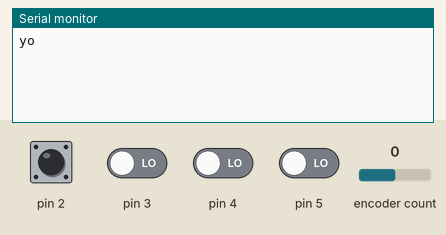
Recording of a sketch running on a simulated Arduino Leonardo, built with avr-gcc and run on an emulated ATmega32U4. On the bench: the last lines printed to the serial monitor. The test bench sets the inputs (shaded band); at power-on: pin 2 HIGH, pin 3–5 LOW, encoder count 0. USB keyboard and mouse output is not drawn.

Above: at 1.2 s.
1.3 s: encoder count set to 1
At 2.2 s:
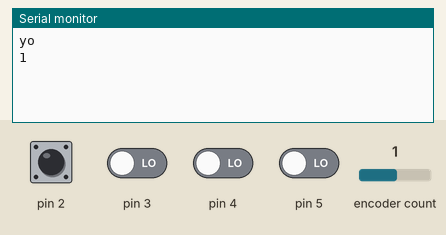
2.8 s: encoder count set to 2
At 3.4 s:
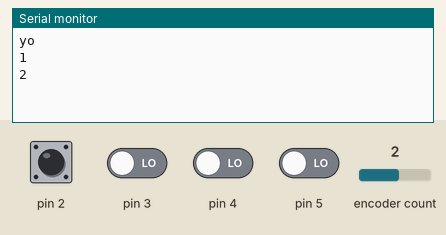

The sketch:

A_joystick.ino
```cpp
/*

// DON'T USE THIS DOC YET. IT'S NOT READY.

http://www.asciitable.com/

*/

#include <Keyboard.h>
#include <RotaryEncoder.h>

// Setup a RoraryEncoder for pins A2 and A3:
RotaryEncoder encoder(A0, A1);

#define OFF 0
#define ON 1

bool keyA = OFF;
bool keyB = OFF;
bool keyX = OFF;
bool keyY = OFF;

void setup()
{

  Serial.begin(57600);
  Serial.println("yo");

  // make pin 2 an input and turn on the
  // pullup resistor so it goes high unless
  // connected to ground:
  pinMode(2, INPUT_PULLUP);
  Keyboard.begin();
}

void loop()
{

  static int pos = 0;
  encoder.tick();

  int newPos = encoder.getPosition();
  if (pos != newPos)
  {
    Serial.print(newPos);
    Serial.println();

    if (newPos > pos)
    {
      Keyboard.write(69);
    }

    if (newPos < pos)
    {
      Keyboard.write(70);
    }

    pos = newPos;
  }

  if ((digitalRead(2) == HIGH) && keyA == OFF)
  {
    keyA = ON;
    Keyboard.write(65);
  }
  if (digitalRead(2) == LOW)
  {
    keyA = OFF;
  }

  if ((digitalRead(3) == HIGH) && keyB == OFF)
  {
    keyB = ON;
    Keyboard.write(68);
  }
  if (digitalRead(3) == LOW)
  {
    keyB = OFF;
  }

  if ((digitalRead(4) == HIGH) && keyX == OFF)
  {
    keyX = ON;
    Keyboard.write(67);
  }
  if (digitalRead(4) == LOW)
  {
    keyX = OFF;
  }

  if ((digitalRead(5) == HIGH) && keyY == OFF)
  {
    keyY = ON;
    Keyboard.write(68);
  }
  if (digitalRead(5) == LOW)
  {
    keyY = OFF;
  }
}
```

Measured:
- after the input at 1.3 s, the serial monitor: prints a new line at once (image 1)
- after the input at 2.8 s, the serial monitor: prints a new line at once (image 2)
